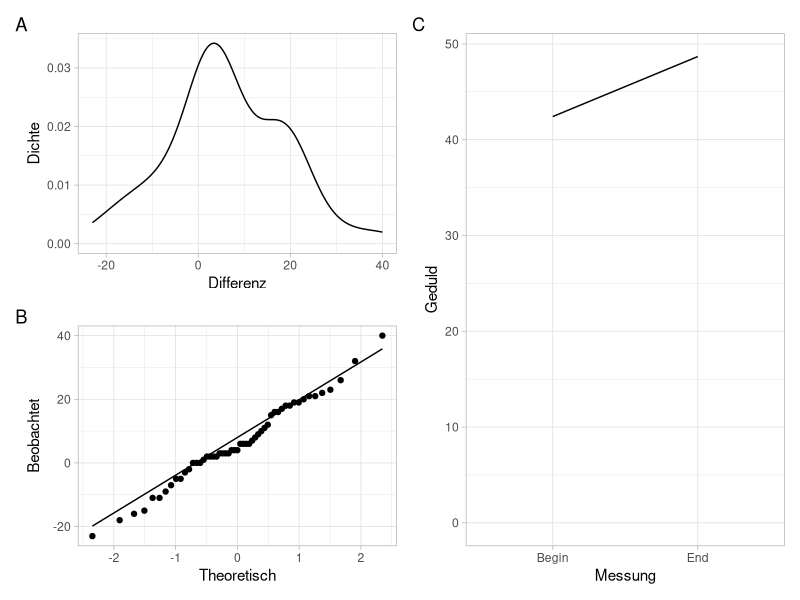

The R source for this figure:
## ---- chunk 1
knitr::opts_chunk$set(fig.align = "center")
ggplot2::theme_set(ggplot2::theme_light())
## ---- chunk 2
library(tidyverse)
library(haven)
library(rstatix)
library(skimr)
## ---- chunk 3
library(patchwork)
## ---- chunk 4
patience_data <- read_spss("data/patience.sav")

patience_data <- patience_data %>% 
  mutate(measurement = as_factor(measurement))

patience_data
## ---- chunk 5
patience_data %>%
  group_by(measurement) %>% 
  skim()
## ---- chunk 6
patience_dens <- patience_data %>%
  pivot_wider(
    names_from = measurement,
    values_from = patience
  ) %>% 
  mutate(
    difference = End - Begin
  ) %>% 
  ggplot(aes(x = difference)) +
  geom_density() +
  labs(x = "Differenz", y = "Dichte")

patience_qq <- patience_data %>%
  pivot_wider(
    names_from = measurement,
    values_from = patience
  ) %>% 
  mutate(
    difference = End - Begin
  ) %>% 
  ggplot(aes(sample = difference)) +
  stat_qq() +
  stat_qq_line() +
  labs(x = "Theoretisch", y = "Beobachtet")

patience_line <- patience_data %>% 
  ggplot(aes(x = measurement, y = patience)) +
  stat_summary(fun.data = "mean_sdl", geom = "point", fun.args = list(mult = 1)) +
  stat_summary(fun.data = "mean_sdl", geom = "errorbar", fun.args = list(mult = 1), width = 0.2) +
  stat_summary(fun = "mean", geom = "line", aes(group = 1)) +
  expand_limits(y = 0) +
  labs(x = "Messung", y = "Geduld")

((patience_dens / patience_qq) | patience_line) + plot_annotation(tag_levels = "A") & theme(legend.position = "bottom")
## ---- chunk 7
patience_data %>% 
  pivot_wider(
    names_from = measurement,
    values_from = patience
  ) %>% 
  mutate(
    difference = End - Begin
  ) %>% 
  shapiro_test(difference)
## ---- chunk 8
patience_data %>% 
  t_test(patience ~ measurement, paired = TRUE)
## ---- chunk 9
patience_data %>% 
  cohens_d(patience ~ measurement, paired = TRUE, hedges.correction = TRUE)
